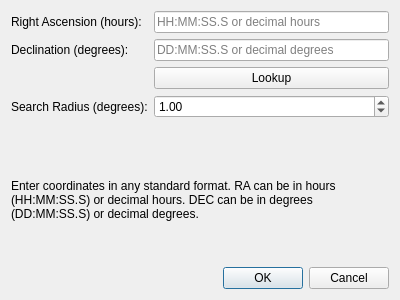
<?xml version="1.0" encoding="UTF-8"?>
<ui version="4.0">
 <class>CoordinatesDialog</class>
 <widget class="QDialog" name="CoordinatesDialog">
  <property name="geometry">
   <rect>
    <x>0</x>
    <y>0</y>
    <width>400</width>
    <height>300</height>
   </rect>
  </property>
  <property name="windowTitle">
   <string>Enter Coordinates</string>
  </property>
  <property name="modal">
   <bool>true</bool>
  </property>
  <layout class="QVBoxLayout" name="verticalLayout">
   <item>
    <layout class="QFormLayout" name="formLayout">
     <item row="0" column="0">
      <widget class="QLabel" name="raLabel">
       <property name="text">
        <string>Right Ascension (hours):</string>
       </property>
      </widget>
     </item>
     <item row="0" column="1">
      <widget class="QLineEdit" name="ra_edit">
       <property name="placeholderText">
        <string>HH:MM:SS.S or decimal hours</string>
       </property>
      </widget>
     </item>
     <item row="1" column="0">
      <widget class="QLabel" name="decLabel">
       <property name="text">
        <string>Declination (degrees):</string>
       </property>
      </widget>
     </item>
     <item row="1" column="1">
      <widget class="QLineEdit" name="dec_edit">
       <property name="placeholderText">
        <string>DD:MM:SS.S or decimal degrees</string>
       </property>
      </widget>
     </item>
     <item row="2" column="1">
      <widget class="QPushButton" name="lookup_button">
       <property name="text">
        <string>Lookup</string>
       </property>
      </widget>
     </item>
     <item row="3" column="0">
      <widget class="QLabel" name="radiusLabel">
       <property name="text">
        <string>Search Radius (degrees):</string>
       </property>
      </widget>
     </item>
     <item row="3" column="1">
      <widget class="QDoubleSpinBox" name="radius_spin">
       <property name="minimum">
        <double>0.010000000000000</double>
       </property>
       <property name="maximum">
        <double>10.000000000000000</double>
       </property>
       <property name="singleStep">
        <double>0.100000000000000</double>
       </property>
       <property name="value">
        <double>1.000000000000000</double>
       </property>
       <property name="decimals">
        <number>2</number>
       </property>
      </widget>
     </item>
    </layout>
   </item>
   <item>
    <widget class="QLabel" name="descriptionLabel">
     <property name="text">
      <string>Enter coordinates in any standard format. RA can be in hours (HH:MM:SS.S) or decimal hours. DEC can be in degrees (DD:MM:SS.S) or decimal degrees.</string>
     </property>
     <property name="wordWrap">
      <bool>true</bool>
     </property>
    </widget>
   </item>
   <item>
    <widget class="QDialogButtonBox" name="buttonBox">
     <property name="standardButtons">
      <set>QDialogButtonBox::Cancel|QDialogButtonBox::Ok</set>
     </property>
    </widget>
   </item>
  </layout>
 </widget>
 <resources/>
 <connections>
  <connection>
   <sender>buttonBox</sender>
   <signal>accepted()</signal>
   <receiver>CoordinatesDialog</receiver>
   <slot>accept()</slot>
   <hints>
    <hint type="sourcelabel">
     <x>199</x>
     <y>275</y>
    </hint>
    <hint type="destinationlabel">
     <x>199</x>
     <y>149</y>
    </hint>
   </hints>
  </connection>
  <connection>
   <sender>buttonBox</sender>
   <signal>rejected()</signal>
   <receiver>CoordinatesDialog</receiver>
   <slot>reject()</slot>
   <hints>
    <hint type="sourcelabel">
     <x>199</x>
     <y>275</y>
    </hint>
    <hint type="destinationlabel">
     <x>199</x>
     <y>149</y>
    </hint>
   </hints>
  </connection>
 </connections>
</ui>
